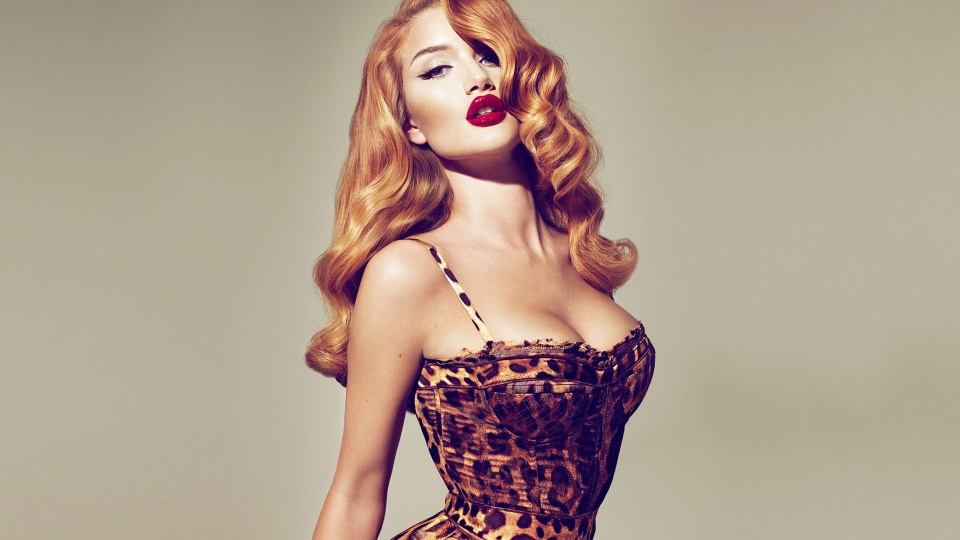
#> input picture OpenCV/images/1.jpg, 960 x 540 px
$ python 6.img_filter2.py
#> lines starting #> are read from the running program, lines starting #| are printed output that depends on the picture
import cv2
import numpy as np
import matplotlib.pyplot as plt

# 图像梯度——使用到的函数：cv2.Soble(), cv3.Schar(), cv2.Laplacian
# 前两种是求一阶或者二阶导数，Scharr是对Sobel(使用小卷积核求解梯度角度)的优化，Lapplacian是求二阶导数
'高通滤波——去掉低频的信号，留下高频信号（上面的三种不同的梯度滤波器）'
src = cv2.imread("../images/1.jpg")
#> src is the input picture: shape (540, 960, 3); mean B, G, R 142.1, 157.1, 175.2
'1. 锐化操作——使得梯度变得明显'
# 1. 自定义锐化核
kernel = np.float32([[0, -1, 0], [-1, 5, -1], [0, -1, 0]])
dst1 = cv2.filter2D(src, ddepth=-1, kernel=kernel)
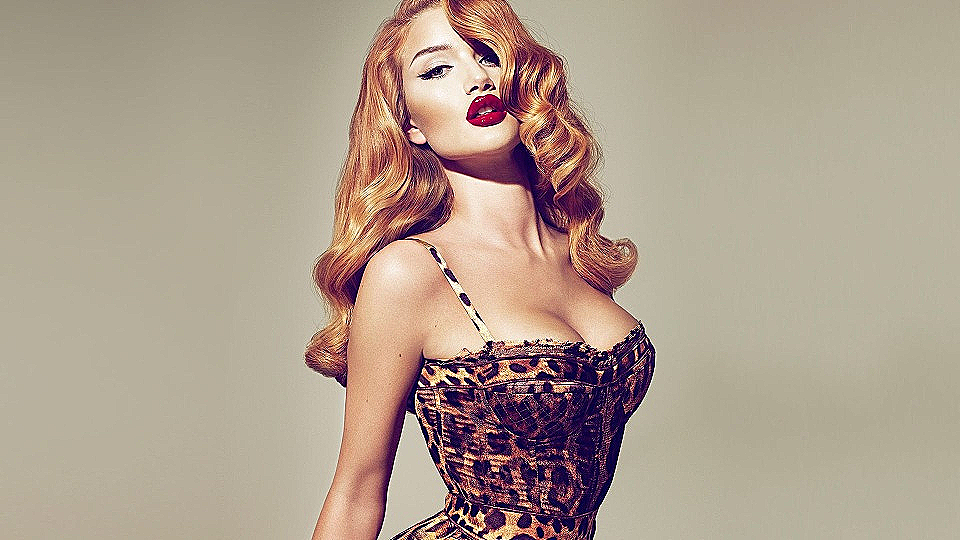
#> dst1: shape (540, 960, 3); mean B, G, R 142.7, 158.3, 174.6

# USM锐化（）UnSharpMask
gaussian = cv2.GaussianBlur(src, ksize=(7, 7), sigmaX=3, sigmaY=3)  # 进行高斯模糊
dst2 = cv2.addWeighted(src, alpha=2, src2=gaussian, beta=-1, gamma=0)

# cv2.imshow("dst1", dst1)
# cv2.imshow("gaussian", gaussian)
# cv2.imshow("dst2", dst2)

'2. 梯度操作/高通滤波：找轮廓'
gray = cv2.imread("../images/6.jpg", cv2.IMREAD_GRAYSCALE)  # 变成单通道
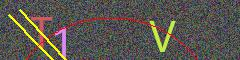
#> input picture test20201027/pic/6.jpg, 240 x 60 px, found by its file name
#> gray: shape (60, 240); min 9, max 254, mean 85.7
print(gray.shape)
#| (60, 240)

# 1. Sobel算子：dx和dy表示的是求导的阶数，0表示这个方向上没有导数，一般为0,1,2
sobel_x = cv2.Sobel(gray, ddepth=-1, dx=1, dy=0, ksize=3)  # x轴方向的一阶导数，x方向指的是左右相邻的梯度很大，感觉上是竖着的
sobel_y = cv2.Sobel(gray, ddepth=-1, dx=0, dy=1, ksize=3)  # y轴方向的一阶导数，y方向 指的是上下相邻的梯度很大，感觉上是横着的
sobel_x_abs = cv2.convertScaleAbs(sobel_x, alpha=2, beta=1)  # 对图像进行增强，参数值变大会曝光
sobel_y_abs = cv2.convertScaleAbs(sobel_y, alpha=2, beta=1)  # 对图像进行增强，参数值变大会曝光

sobel = cv2.addWeighted(sobel_x_abs, 0.5, sobel_y_abs, 0.5, gamma=0)  # 近似有|G|=|Gx|+|Gy|
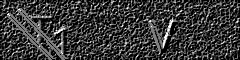
#> sobel: shape (60, 240); min 1, max 255, mean 57.4

# 2. Scharr算子:dx和dy表示的是求导的阶数，0表示在这个方向上没有求导，一般为0,1,2
scharr_x = cv2.Scharr(gray, ddepth=-1, dx=1, dy=0)  # x轴方向上的一阶导数
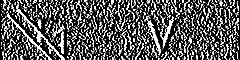
#> scharr_x: shape (60, 240); min 0, max 255, mean 89.5
scharr_y = cv2.Scharr(gray, ddepth=-1, dx=0, dy=1)  # y轴方向上的一阶导数
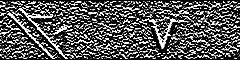
#> scharr_y: shape (60, 240); min 0, max 255, mean 86.2
scharr_x_abs = cv2.convertScaleAbs(scharr_x)  # 进行图像增强
scharr_y_abs = cv2.convertScaleAbs(scharr_y)  # 进行梯度的增强
scharr = cv2.addWeighted(scharr_x_abs, 0.5, scharr_y_abs, 0.5, 0)  # 近似有|G|=|Gx|+|Gy|
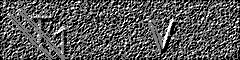
#> scharr: shape (60, 240); min 0, max 255, mean 88

# 3. Laplacian算子
laplacian = cv2.Laplacian(gray, ddepth=-1)
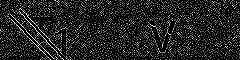
#> laplacian: shape (60, 240); min 0, max 255, mean 38.1

# [13 lines of commented-out code are left out]
titles = ['Original Gray', 'Sobel x', 'Sobel y', 'Sobel', 'Scharr x', 'Scharr y', 'Scharr', 'Laplacian']
images = [gray, sobel_x_abs, sobel_y_abs, sobel, scharr_x, scharr_y, scharr, laplacian]
for i in range(8):
    plt.subplot(2, 4, i + 1)
    plt.imshow(images[i], cmap="gray")
    plt.title(titles[i])
    plt.xticks([]), plt.yticks([])
plt.show()
